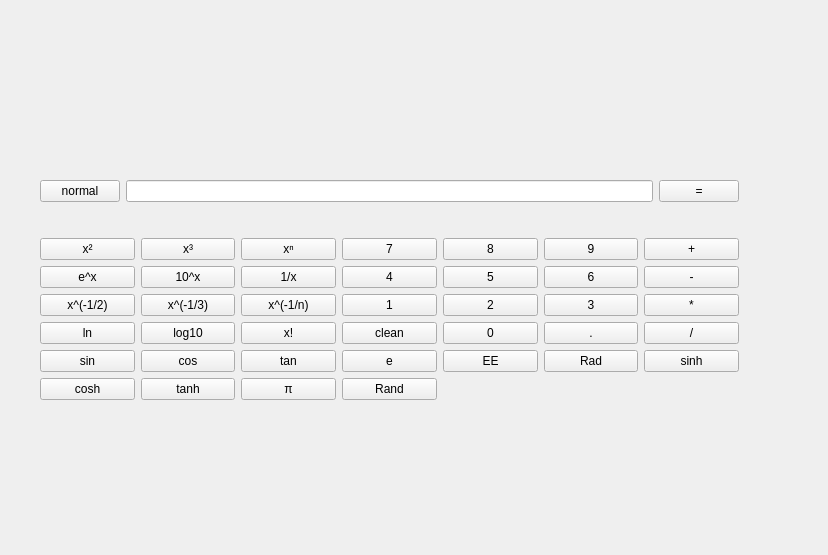
<?xml version="1.0" encoding="UTF-8"?>
<ui version="4.0">
 <class>pro</class>
 <widget class="QWidget" name="pro">
  <property name="geometry">
   <rect>
    <x>0</x>
    <y>0</y>
    <width>828</width>
    <height>555</height>
   </rect>
  </property>
  <property name="windowTitle">
   <string>Form</string>
  </property>
  <widget class="QWidget" name="verticalLayoutWidget_5">
   <property name="geometry">
    <rect>
     <x>40</x>
     <y>150</y>
     <width>699</width>
     <height>281</height>
    </rect>
   </property>
   <layout class="QVBoxLayout" name="verticalLayout_10">
    <item>
     <layout class="QHBoxLayout" name="horizontalLayout_7">
      <item>
       <widget class="QPushButton" name="pushButton_4">
        <property name="text">
         <string>normal</string>
        </property>
       </widget>
      </item>
      <item>
       <widget class="QLineEdit" name="lineEdit_4"/>
      </item>
      <item>
       <widget class="QPushButton" name="btnDengyu_4">
        <property name="text">
         <string>=</string>
        </property>
       </widget>
      </item>
     </layout>
    </item>
    <item>
     <layout class="QHBoxLayout" name="horizontalLayout_8">
      <item>
       <layout class="QGridLayout" name="gridLayout_5">
        <item row="2" column="3">
         <widget class="QPushButton" name="btn1_4">
          <property name="text">
           <string>1</string>
          </property>
         </widget>
        </item>
        <item row="0" column="5">
         <widget class="QPushButton" name="btn9_4">
          <property name="text">
           <string>9</string>
          </property>
         </widget>
        </item>
        <item row="0" column="0">
         <widget class="QPushButton" name="pushButton_6">
          <property name="text">
           <string>x²</string>
          </property>
         </widget>
        </item>
        <item row="4" column="3">
         <widget class="QPushButton" name="pushButton_23">
          <property name="text">
           <string>e</string>
          </property>
         </widget>
        </item>
        <item row="5" column="1">
         <widget class="QPushButton" name="pushButton_21">
          <property name="text">
           <string>tanh</string>
          </property>
         </widget>
        </item>
        <item row="3" column="1">
         <widget class="QPushButton" name="pushButton_17">
          <property name="text">
           <string>log10</string>
          </property>
         </widget>
        </item>
        <item row="1" column="0">
         <widget class="QPushButton" name="pushButton_7">
          <property name="text">
           <string>e^x</string>
          </property>
         </widget>
        </item>
        <item row="2" column="5">
         <widget class="QPushButton" name="btn3_4">
          <property name="text">
           <string>3</string>
          </property>
         </widget>
        </item>
        <item row="3" column="3">
         <widget class="QPushButton" name="btnClear_4">
          <property name="text">
           <string>clean</string>
          </property>
         </widget>
        </item>
        <item row="5" column="2">
         <widget class="QPushButton" name="pushButton_22">
          <property name="text">
           <string>π</string>
          </property>
         </widget>
        </item>
        <item row="3" column="4">
         <widget class="QPushButton" name="btn0_4">
          <property name="text">
           <string>0</string>
          </property>
         </widget>
        </item>
        <item row="4" column="1">
         <widget class="QPushButton" name="pushButton_19">
          <property name="text">
           <string>cos</string>
          </property>
         </widget>
        </item>
        <item row="0" column="6">
         <widget class="QPushButton" name="btnPlus_4">
          <property name="text">
           <string>+</string>
          </property>
         </widget>
        </item>
        <item row="1" column="2">
         <widget class="QPushButton" name="pushButton_14">
          <property name="text">
           <string>1/x</string>
          </property>
         </widget>
        </item>
        <item row="4" column="4">
         <widget class="QPushButton" name="pushButton_24">
          <property name="text">
           <string>EE</string>
          </property>
         </widget>
        </item>
        <item row="0" column="1">
         <widget class="QPushButton" name="pushButton_5">
          <property name="text">
           <string>x³</string>
          </property>
         </widget>
        </item>
        <item row="4" column="2">
         <widget class="QPushButton" name="pushButton_20">
          <property name="text">
           <string>tan</string>
          </property>
         </widget>
        </item>
        <item row="1" column="5">
         <widget class="QPushButton" name="btn6_4">
          <property name="text">
           <string>6</string>
          </property>
         </widget>
        </item>
        <item row="1" column="4">
         <widget class="QPushButton" name="btn5_4">
          <property name="text">
           <string>5</string>
          </property>
         </widget>
        </item>
        <item row="2" column="4">
         <widget class="QPushButton" name="btn2_4">
          <property name="text">
           <string>2</string>
          </property>
         </widget>
        </item>
        <item row="0" column="3">
         <widget class="QPushButton" name="btn7_4">
          <property name="text">
           <string>7</string>
          </property>
         </widget>
        </item>
        <item row="2" column="0">
         <widget class="QPushButton" name="pushButton_8">
          <property name="text">
           <string>x^(-1/2)</string>
          </property>
         </widget>
        </item>
        <item row="4" column="5">
         <widget class="QPushButton" name="pushButton_25">
          <property name="text">
           <string>Rad</string>
          </property>
         </widget>
        </item>
        <item row="3" column="6">
         <widget class="QPushButton" name="btnChu_4">
          <property name="text">
           <string>/</string>
          </property>
         </widget>
        </item>
        <item row="1" column="6">
         <widget class="QPushButton" name="btnLose_4">
          <property name="text">
           <string>-</string>
          </property>
         </widget>
        </item>
        <item row="2" column="1">
         <widget class="QPushButton" name="pushButton_15">
          <property name="text">
           <string>x^(-1/3)</string>
          </property>
         </widget>
        </item>
        <item row="3" column="2">
         <widget class="QPushButton" name="pushButton_18">
          <property name="text">
           <string>x!</string>
          </property>
         </widget>
        </item>
        <item row="5" column="3">
         <widget class="QPushButton" name="pushButton_27">
          <property name="text">
           <string>Rand</string>
          </property>
         </widget>
        </item>
        <item row="3" column="0">
         <widget class="QPushButton" name="pushButton_9">
          <property name="text">
           <string>ln</string>
          </property>
         </widget>
        </item>
        <item row="0" column="2">
         <widget class="QPushButton" name="pushButton_12">
          <property name="text">
           <string>xⁿ</string>
          </property>
         </widget>
        </item>
        <item row="3" column="5">
         <widget class="QPushButton" name="btnDot_4">
          <property name="text">
           <string>.</string>
          </property>
         </widget>
        </item>
        <item row="5" column="0">
         <widget class="QPushButton" name="pushButton_11">
          <property name="text">
           <string>cosh</string>
          </property>
         </widget>
        </item>
        <item row="2" column="6">
         <widget class="QPushButton" name="btnCheng_4">
          <property name="text">
           <string>*</string>
          </property>
         </widget>
        </item>
        <item row="0" column="4">
         <widget class="QPushButton" name="btn8_4">
          <property name="text">
           <string>8</string>
          </property>
         </widget>
        </item>
        <item row="1" column="3">
         <widget class="QPushButton" name="btn4_4">
          <property name="text">
           <string>4</string>
          </property>
         </widget>
        </item>
        <item row="1" column="1">
         <widget class="QPushButton" name="pushButton_13">
          <property name="text">
           <string>10^x</string>
          </property>
         </widget>
        </item>
        <item row="4" column="0">
         <widget class="QPushButton" name="pushButton_10">
          <property name="text">
           <string>sin</string>
          </property>
         </widget>
        </item>
        <item row="2" column="2">
         <widget class="QPushButton" name="pushButton_16">
          <property name="text">
           <string>x^(-1/n)</string>
          </property>
         </widget>
        </item>
        <item row="4" column="6">
         <widget class="QPushButton" name="pushButton_26">
          <property name="text">
           <string>sinh</string>
          </property>
         </widget>
        </item>
       </layout>
      </item>
     </layout>
    </item>
   </layout>
  </widget>
 </widget>
 <resources/>
 <connections/>
</ui>
